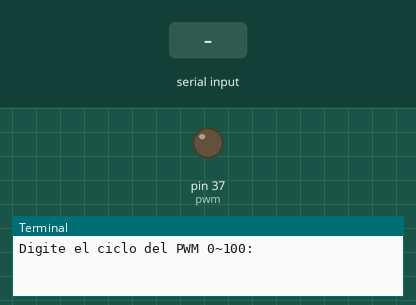
Recording of a program running on a simulated Raspberry Pi (header pin numbers). Shown: output pins drawn as LEDs (lit = HIGH), the last lines printed to the terminal. The inputs (shaded band) are chosen by the test bench.

Above: at 1.2 s.
1.3 s: "5" typed at the terminal, then Enter
At 2.3 s:
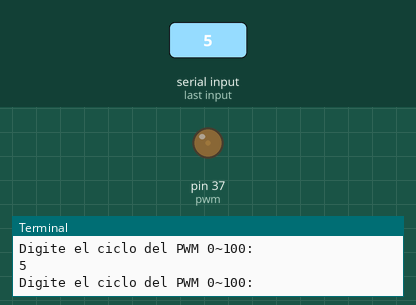
2.8 s: "90" typed at the terminal, then Enter
At 3.4 s:
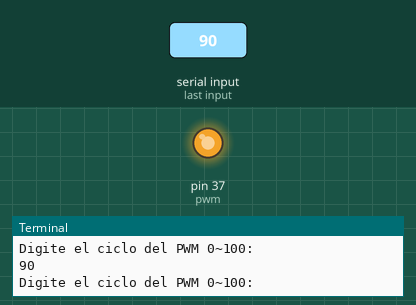
Timing chart, 0 to 5.8 s (numbered marks = the images above; inputs shaded):
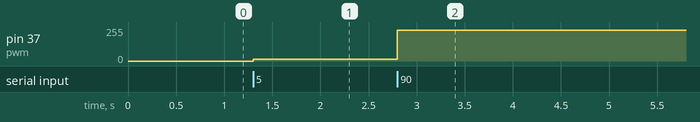

The program:

pwm.py
```python
#importar librerias
import RPi.GPIO as GPIO
from time import sleep

#cofiguracion de los pines
GPIO.setmode(GPIO.BOARD)
GPIO.setup(37,GPIO.OUT)

#Configuracion del pin 37 como PWM a una frecuencia de 50Hz
pwm = GPIO.PWM(37,50)

#Inicio del PWM al 0% del ciclo
pwm.start(0)

try:
	while True:
			ciclo = int(input("Digite el ciclo del PWM 0~100: "))
			pwm.ChangeDutyCycle( ciclo )
			sleep(0.01)

except KeyboardInterrupt:
	pass

pwm.stop()
GPIO.cleanup()
```

Measured:
- after the input at 1.3 s, pin 37 (pwm): 0/255 → 13/255 at once
- after the input at 2.8 s, pin 37 (pwm): 13/255 → 230/255 at once
